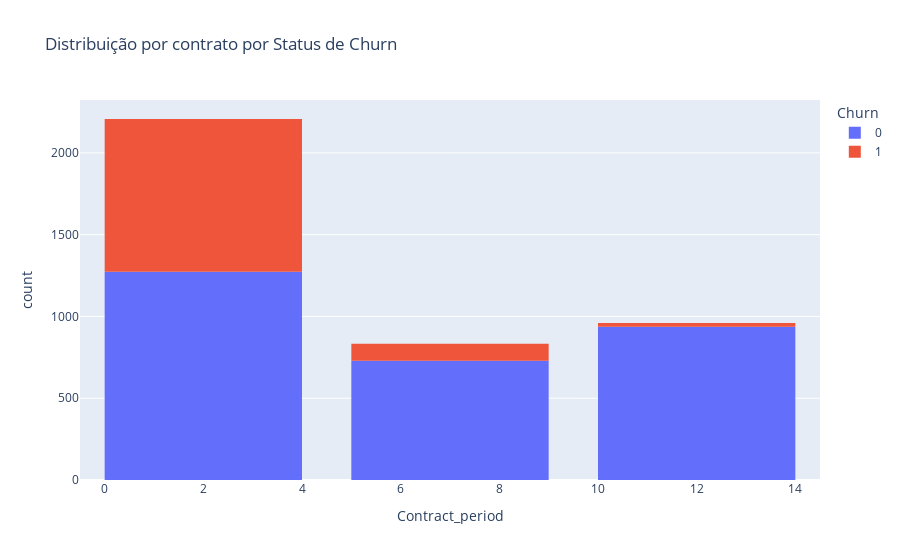

The notebook cell saved with this chart:
### Markdown cell above
#### Comentário da aluna:
É possível perceber que a maioria dos clientes moram na localização 1, provavelmente mais perto da academia, o que explica o porque da diferença de clientes da zona 1 e 0. A zona 0 deve ser mais afastada, por isso a quantidade de pessoas que ficam e as que vão embora são muito parecidas.

### Code cell
#Histograma por contrato
fig = px.histogram(gym, x="Contract_period", color="Churn", title="Distribuição por contrato por Status de Churn")
fig.update_layout(bargap=0.2)
fig.show()

### Figure 1 — Plotly figure (JSON) as saved in the notebook; plotly's stock layout.template omitted (floating-point values rounded to 4 significant figures; data arrays with more than 128 entries replaced by an {"elided": "..."} marker saying what was removed)
{"data": [{"alignmentgroup": "True", "bingroup": "x", "hovertemplate": "Churn=0<br>Contract_period=%{x}<br>count=%{y}<extra></extra>", "legendgroup": "0", "marker": {"color": "#636efa", "pattern": {"shape": ""}}, "name": "0", "offsetgroup": "0", "orientation": "v", "showlegend": true, "type": "histogram", "x": {"elided": "2939 int values"}, "xaxis": "x", "yaxis": "y"}, {"alignmentgroup": "True", "bingroup": "x", "hovertemplate": "Churn=1<br>Contract_period=%{x}<br>count=%{y}<extra></extra>", "legendgroup": "1", "marker": {"color": "#EF553B", "pattern": {"shape": ""}}, "name": "1", "offsetgroup": "1", "orientation": "v", "showlegend": true, "type": "histogram", "x": {"elided": "1061 int values"}, "xaxis": "x", "yaxis": "y"}], "layout": {"bargap": 0.2, "barmode": "relative", "legend": {"title": {"text": "Churn"}, "tracegroupgap": 0}, "title": {"text": "Distribuição por contrato por Status de Churn"}, "xaxis": {"anchor": "y", "domain": [0, 1], "title": {"text": "Contract_period"}}, "yaxis": {"anchor": "x", "domain": [0, 1], "title": {"text": "count"}}}}
